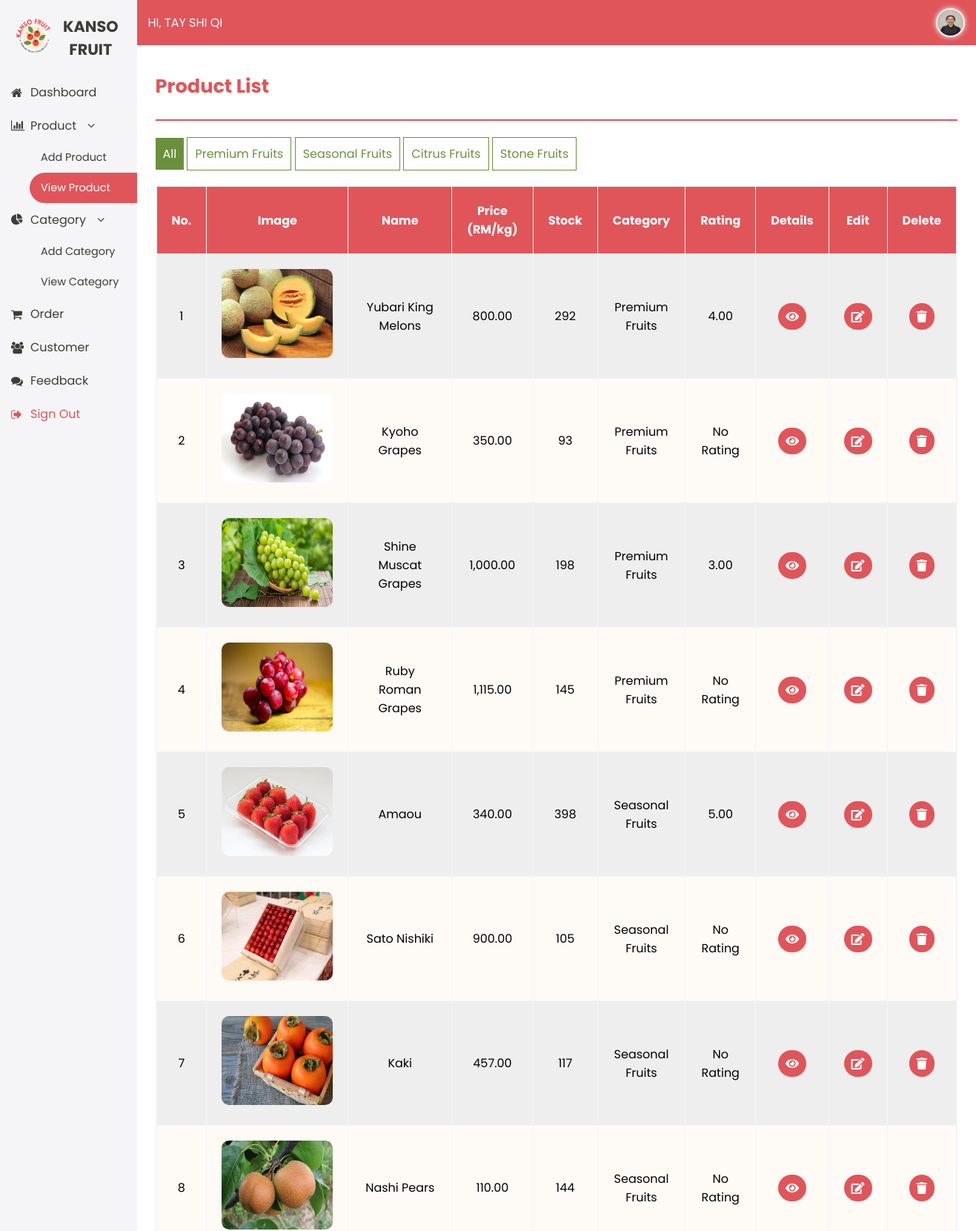
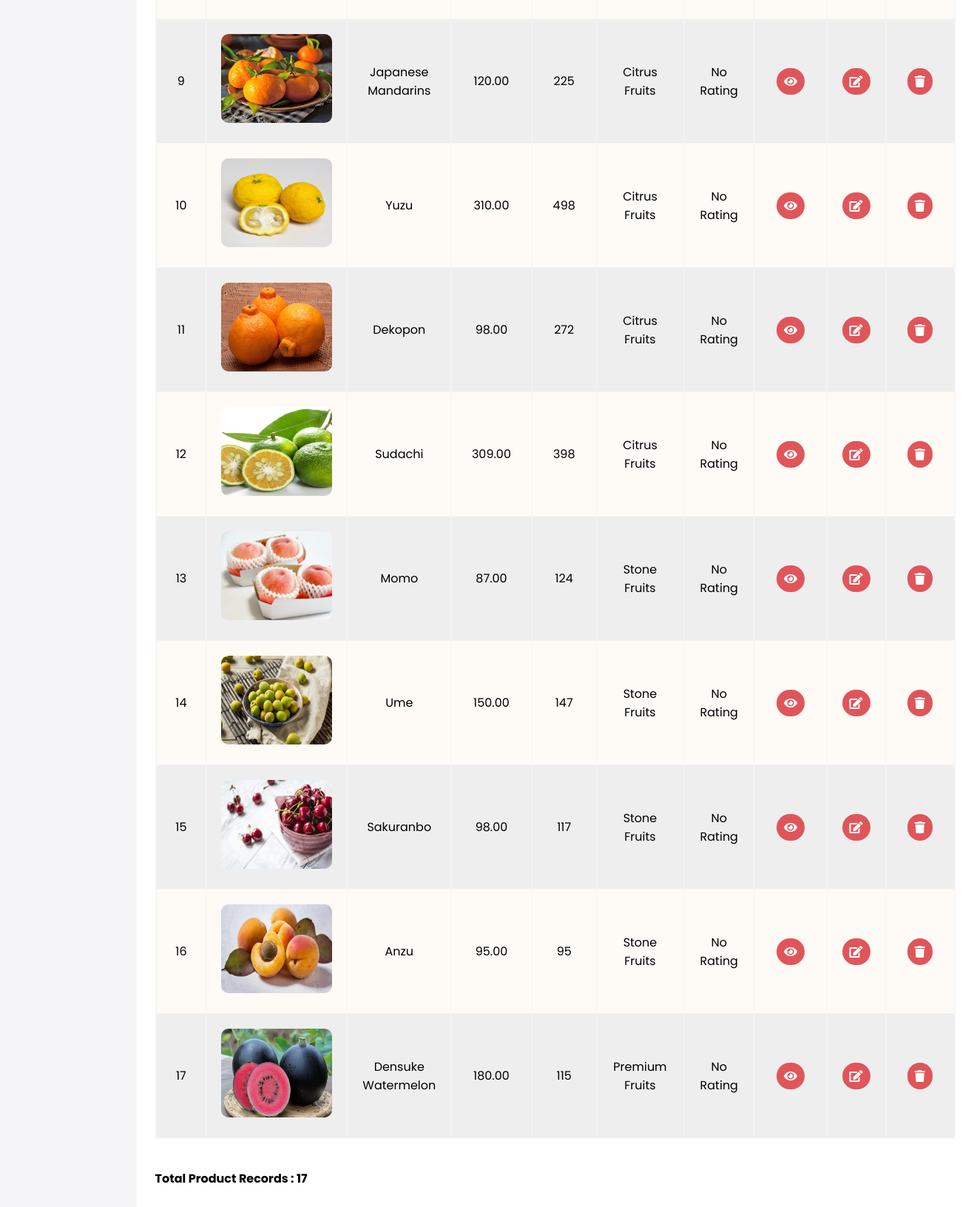
The page /view_product.php (signed in) on the database its author committed (2 pictures, top to bottom).
### tables this page shows
CREATE TABLE `admintbl` (
  `admin_id` int(11) NOT NULL,
  `admin_name` varchar(200) NOT NULL,
  `admin_email` varchar(100) NOT NULL,
  `admin_password` char(35) NOT NULL,
  `admin_contact` char(15) NOT NULL,
  `admin_gender` char(7) NOT NULL,
  `admin_image` varchar(150) NOT NULL
);

CREATE TABLE `producttbl` (
  `product_id` int(11) NOT NULL,
  `product_name` varchar(200) NOT NULL,
  `product_description` text NOT NULL,
  `product_price` decimal(10,2) NOT NULL,
  `product_stock_level` int(5) NOT NULL,
  `product_date_created` date NOT NULL,
  `product_image` varchar(150) NOT NULL,
  `category_id` int(11) NOT NULL
);

CREATE TABLE `categorytbl` (
  `category_id` int(11) NOT NULL,
  `category_name` varchar(50) NOT NULL,
  `category_description` text NOT NULL
);

### view_product.php (the view, shortened to what this page needs)
<?php
include "config.php";
$sess_aid = $_SESSION["sess_aid"];
$get_admin = mysqli_query($conn, "select * from admintbl where admin_id=$sess_aid");
$admin_rec = mysqli_fetch_assoc($get_admin );
?>
<!DOCTYPE HTML>
<html>
	<head>
		<link rel="stylesheet" href="css/admin_design.css" />
		<link href="https://cdnjs.cloudflare.com/ajax/libs/font-awesome/5.15.4/css/all.min.css" rel="stylesheet">
		<link rel="stylesheet" href="https://cdnjs.cloudflare.com/ajax/libs/font-awesome/4.7.0/css/font-awesome.min.css">
	</head>
	<body>
	<div id="body">
		<div id="leftnav">
			<div id="logo">
				<div class="one">
					<a href="index.html"><img src="images/logo.png" title="Kanso Fruits" alt="Kanso Fruits Logo" /></a>
				</div>
				<div class="two">
					<a href="index.html">Kanso Fruit</a>
				</div>
			</div>
			<div id="sidenav">
				<p><a href="admin_dashboard.php"><i class="fa fa-home"></i>Dashboard</a></p>
				<p class="three"><i class="fa fa-bar-chart"></i>Product<i class="fa fa-angle-down"></i></p>
					<p class="angle"><a href="add_product.php">Add Product</a></p>
					<p class="angle">
					<span style="background-color:#e0555a; color:white; border-radius:40px 0px 0px 40px; cursor:pointer; display:flex;
					align-items:center; padding:10px 15px;">
					View Product<span></p>
				<p class="three"><i class="fa fa-pie-chart"></i>Category<i class="fa fa-angle-down"></i></p>
					<p class="angle"><a href="add_category.php">Add Category</a></p>
					<p class="angle"><a href="view_category.php">View Category</a></p>
				<p><a href="view_order.php"><i class="fa fa-shopping-cart"></i>Order</a></p>
				<p><a href="view_customer.php"><i class="fa fa-users"></i>Customer</a></p>
				<p><a href="view_feedback.php"><i class="fa fa-comments"></i>Feedback</a></p>
				<p style="color:#e0555a;"><a href="admin_logout.php"><i class="fa fa-sign-out"></i>Sign Out</a></p>
			</div>
		</div>
		<div id="rightnav">
			<div id="top">
				<div class="halo">
					<p>Hi, <?php echo $admin_rec['admin_name']; ?></p>
				</div>
				<div class="profile">
					<a href="admin_profile.php">
						<?php
							if ($admin_rec["admin_image"] == "")
							{
								$filename = "admin_image/profile.png";
							}
							else
							{
								$filename = "admin_image/".$admin_rec["admin_image"];
							}
							echo "<img src='".$filename."'>";
						?>
					</a>
				</div>
			</div>
			<div id="down">
				<div class="table">
					<h3>Product List</h3>
					<hr>
					<p class="categorylink">
						<span style="padding:10px; border:none; background-color:#6a903d; color:#fff;">All</span>
						<a href="view_product1.php">Premium Fruits</a>
						<a href="view_product2.php">Seasonal Fruits</a>
						<a href="view_product3.php">Citrus Fruits</a>
						<a href="view_product4.php">Stone Fruits</a>
					</p>
					<?php
					$get_product_list = mysqli_query($conn,"select * from producttbl, categorytbl where producttbl.category_id = categorytbl.category_id");
					$count = mysqli_num_rows($get_product_list);
					echo "<table border='1px' class= 'product-table'>";
						echo "<tr>";
						echo "<th>No.</th>";
						echo "<th>Image</th>";
						echo "<th>Name</th>";
						echo "<th>Price (RM/kg)</th>";
						echo "<th>Stock</th>";
						echo "<th>Category</th>";
						echo "<th>Rating</th>";
						echo "<th>Details</th>";
						echo "<th>Edit</th>";
						echo "<th>Delete</th>";
						echo "</tr>";
					if ($count == 0)
					{
						echo "No product record were found.";
					}
					else
					{
						$x=1;
						while($prod_rec = mysqli_fetch_assoc($get_product_list))
						{
							if ($prod_rec["product_image"] == "None")
							{
								$filename = "product_image/default.png";
							}
							else
							{
								$filename = "product_image/".$prod_rec["product_image"];
							}
							$pid = $prod_rec["product_id"];
							$get_average = mysqli_query ($conn, "select avg(item_rating) as average_rating from itemtbl where product_id =$pid AND item_rating !=0");
							$rec = mysqli_fetch_assoc ($get_average);
							echo "<tr>";
							echo "<td>". $x ."</td>";
							echo "<td><img src='".$filename."'></td>";
							echo "<td>".$prod_rec['product_name']."</td>";
							echo "<td>".number_format($prod_rec['product_price'],2)."</td>";
							echo "<td>".$prod_rec['product_stock_level']."</td>";
							echo "<td>".$prod_rec['category_name']."</td>";
							echo "<td>";
							if ($rec["average_rating"] != 0)
							{
								echo " ".number_format($rec["average_rating"],2);
							}
							else
							{
								echo "No Rating";
							}
							echo "</td>";
							echo "<td><a href='view_product_detail.php?view_pk=".$prod_rec['product_id']."' class='icon fas fa-eye'></a></td>";
							echo "<td><a href='edit_product.php?edit_pk=".$prod_rec['product_id']."' class='icon fas fa-pencil-square-o '></a></td>";
							echo "<td><a href='view_product.php?del_pk=".$prod_rec['product_id']."' onclick='return confirm_delete();'
							class='icon fas fa-trash'></a></td>";
							echo "</tr>";
							$x++;
						}
					}
					echo "</table>";
					echo "<br>";
					echo "<p><b>Total Product Records : ".$count."</b></p>";
					?>
				</div>
			</div>
		</div>
	</div>
	</body>
</html>

### css/admin_design.css (style rules this page uses)
body { margin:0; padding:0; font-family:'Poppins', sans-serif; background-color:#F5F5F7; }
a { text-decoration:none; color:inherit; }
#body { display:flex; height:100vh; }
#leftnav { width:250px; background-color:#F5F5F7; color:#3C3D37; display:flex; flex-direction:column; }
#logo { display:flex; align-items:center; justify-content:center; padding:20px; text-align:center; }
#logo .one img { width:50px; height:50px; margin-right:10px; }
#logo .two a { font-size:1.3em; font-weight:bold; color:#3C3D37; text-transform:uppercase; }
#sidenav a { display:flex; align-items:center; padding:10px 15px; cursor:pointer; }
#sidenav p.three { margin:10px 0px; }
#sidenav p.three i { margin:0px 16px 0px 15px; }
#sidenav p i { margin-right:16px; width:10px; }
#sidenav p { margin:0; font-size:1em; }
#sidenav p.angle { font-size:0.9em; margin-left:40px; }
#rightnav { flex:1; display:flex; flex-direction:column; }
#top { display:flex; background-color:#e0555a; padding:2px 15px; justify-content:space-between; align-items:center; color:#fff; }
#top .halo { font-size:16px; text-transform:uppercase; }
#top .profile img { width:35px; height:35px; border-radius:100%; border:2px solid white; box-shadow:0px 0px 7px white; margin-top:7px; }
#down { flex:1; padding:10px; background-color:white; overflow-y:auto; }
.categorylink { margin-bottom:30px; }
.categorylink a { border:1px solid #6a903d; padding:10px; background-color:#fff; color:#6a903d; }
.table { padding:0px 15px; box-sizing:border-box; width:100%; }
.table h3 { font-size:1.6em; color:#e0555a; font-family:; }
.table hr { border:1px solid #e0555a; margin-bottom:2em; }
.table img { width:150px; height:120px; border-radius:10px; }
.table .product-table { width:100%; border-collapse:collapse; text-align:center; border:2px solid #F5F5F7; }
.table .product-table th { padding:20px; background-color:#e0555a; color:white; }
.table .product-table td { padding:20px; }
.table .product-table tr:nth-child(even) { background-color:#eeeeee; }
.table .product-table tr:nth-child(odd) { background-color:#FEFAF6; }
.table .product-table td a { text-decoration:none; padding:10px; border-radius:20px; color:#fff; background-color:#e0555a; }

### rows shown on the page
admintbl: admin_name "TAY SHI QI", admin_image (picture)
producttbl: product_image (picture), product_name "Yubari King Melons", product_price "800.00", product_stock_level "292", category.category_name "Premium Fruits", average_rating "4.00"
producttbl: product_image (picture), product_name "Kyoho Grapes", product_price "350.00", product_stock_level "93", category.category_name "Premium Fruits", shows "No Rating"
producttbl: product_image (picture), product_name "Shine Muscat Grapes", product_price "1,000.00", product_stock_level "198", category.category_name "Premium Fruits", average_rating "3.00"
producttbl: product_image (picture), product_name "Ruby Roman Grapes", product_price "1,115.00", product_stock_level "145", category.category_name "Premium Fruits", shows "No Rating"
producttbl: product_image (picture), product_name "Amaou", product_price "340.00", product_stock_level "398", category.category_name "Seasonal Fruits", average_rating "5.00"
producttbl: product_image (picture), product_name "Sato Nishiki", product_price "900.00", product_stock_level "105", category.category_name "Seasonal Fruits", shows "No Rating"
producttbl: product_image (picture), product_name "Kaki", product_price "457.00", product_stock_level "117", category.category_name "Seasonal Fruits", shows "No Rating"
producttbl: product_image (picture), product_name "Nashi Pears", product_price "110.00", product_stock_level "144", category.category_name "Seasonal Fruits", shows "No Rating"
producttbl: product_image (picture), product_name "Japanese Mandarins", product_price "120.00", product_stock_level "225", category.category_name "Citrus Fruits", shows "No Rating"
producttbl: product_image (picture), product_name "Yuzu", product_price "310.00", product_stock_level "498", category.category_name "Citrus Fruits", shows "No Rating"
producttbl: product_image (picture), product_name "Dekopon", product_price "98.00", product_stock_level "272", category.category_name "Citrus Fruits", shows "No Rating"
producttbl: product_image (picture), product_name "Sudachi", product_price "309.00", product_stock_level "398", category.category_name "Citrus Fruits", shows "No Rating"
producttbl: product_image (picture), product_name "Momo", product_price "87.00", product_stock_level "124", category.category_name "Stone Fruits", shows "No Rating"
producttbl: product_image (picture), product_name "Ume", product_price "150.00", product_stock_level "147", category.category_name "Stone Fruits", shows "No Rating"
producttbl: product_image (picture), product_name "Sakuranbo", product_price "98.00", product_stock_level "117", category.category_name "Stone Fruits", shows "No Rating"
producttbl: product_image (picture), product_name "Anzu", product_price "95.00", product_stock_level "95", category.category_name "Stone Fruits", shows "No Rating"
producttbl: product_image (picture), product_name "Densuke Watermelon", product_price "180.00", product_stock_level "115", category.category_name "Premium Fruits", shows "No Rating"

### other values the page prints
$count "17"
